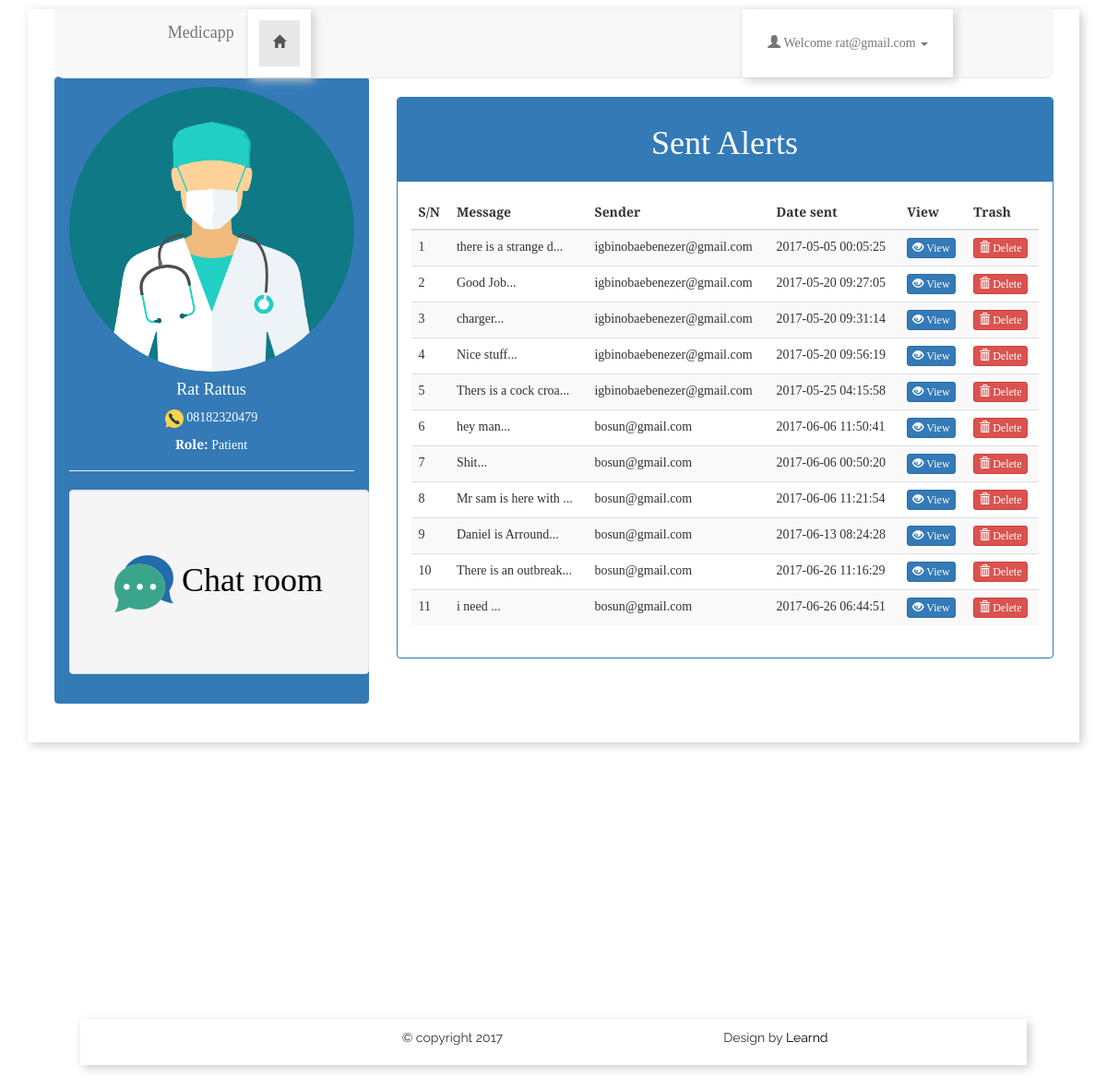
The page /doctor/view_alerts.php (signed in) on the database its author committed.
### tables this page shows
CREATE TABLE `user` (
  `id` int(11) NOT NULL,
  `first_name` text NOT NULL,
  `last_name` text NOT NULL,
  `Location` text NOT NULL,
  `role` text NOT NULL,
  `medical_id` varchar(1000) NOT NULL,
  `phone` varchar(100) NOT NULL,
  `email` text NOT NULL,
  `password` text NOT NULL,
  `alert` varchar(1000) NOT NULL
);

CREATE TABLE `alerts` (
  `id` int(11) NOT NULL,
  `message` text NOT NULL,
  `name_of_doctor` text NOT NULL,
  `alert_date` timestamp NOT NULL DEFAULT CURRENT_TIMESTAMP ON UPDATE CURRENT_TIMESTAMP
);

### doctor/view_alerts.php (the view, shortened to what this page needs)
<?php
$username = $_SESSION['username'];
  $select_from_db = "SELECT * FROM user where email = '$_SESSION[username]'";
   $sql_query = mysqli_query($connected , $select_from_db);
  while ($rows = mysqli_fetch_array($sql_query)) {
     $last_name = $rows['last_name'];
     $first_name = $rows['first_name'];
     $phone = $rows['phone'];
     $name = $first_name .'  '. $last_name;
}
if (isset($_SESSION['username']) && isset($_SESSION['role']) && isset($_SESSION['user_id'])) {
  $username = $_SESSION['username'];
}else{
  header('Location: ../login.php');
}
?>
<?php include "doctor_sidebar.php";  ?>
<section >
<div class="col-lg-8"  id="divz">
   <div class="panel panel-primary">
     <div class="panel-heading"> <h1 class="text-center ">Sent Alerts</h1></div>
     <div class="panel-body">
        <table class=" table table-striped table-responsive">
      <thead>
       <tr>
         <th>S/N</th>
         <th>Message</th>
         <th>Sender</th>
         <th>Date sent</th>
         <th>View</th>
         <th>Trash</th>
       </tr>
      </thead>
      <tbody>
       <?php
          $fetch_emergencies = "SELECT * FROM Alerts
          ";
          $sql_query = mysqli_query($connected , $fetch_emergencies);
          $serial_no_listing = 1;
           while ($rows = mysqli_fetch_array($sql_query)) {
            $alert = substr($rows['message'], 0,20);
            $sender = $rows['name_of_doctor'];
            $date = $rows['alert_date'];
            echo '
              <tr>
               <td>'.$serial_no_listing.'</td>
               <td>'. $alert.'...</td>
               <td>'.$sender.'</td>
               <td>'.$date.'</td>
               <td><a href="open_alerts.php?alert_id='.$rows['id'].'" class="btn btn-primary btn-xs"><span class="glyphicon glyphicon-eye-open"></span>&nbsp;View</a></td>
               <td><a href="view_alerts.php?del_id='.$rows['id'].'" class="btn btn-danger btn-xs"><span class="glyphicon glyphicon-trash"></span>&nbsp;Delete</a></td>
              </tr>
            ';
            $serial_no_listing++;
           }
       ?>
      </tbody>
    </table>
     </div>
   </div>
  </div>
</section>
</div>
</article>
</div>
<div style="height: 300px;"></div>
  <footer class="nav ">
    <section class="">
      <div class="row">
        <div class="col-md-4"></div>
        <div class="col-md-4">&copy copyright 2017</div>
        <div class="col-md-4">
          Design by  <a href=""> Learnd</a>
        </div>
      </div>
    </section>
  </footer>
</body>
</html>

### doctor/doctor_sidebar.php (shortened to what this page needs)
<!DOCTYPE html>
<html>
<head>
   <link rel="stylesheet" type="text/css" href="../css/bootstrap.min.css">
  <link rel="stylesheet" type="text/css" href="../css/style.css">
</head>
<body class="">
<div style="height: 50px;"></div>
<div id="overallcontent" style="">
 <header >
  <nav class="navbar navbar-default navbar-static-top" style="border-radius: 0 0 10px 10px;">
  <div class="container-fluid"  id="nav_header">
    <div class="navbar-header">
      <a class="navbar-brand" href="#" style="">Medicapp</a>
    </div>
    <div class="collapse navbar-collapse" id="bs-example-navbar-collapse-1">
      <ul class="nav navbar-nav">
       <li class="active">
         <a href="doctor_dashboard.php" ><span class="glyphicon glyphicon-home"></span></a>
        </li>
      </ul>
      <ul class="nav navbar-nav navbar-right">
       <li class="dropdown">
              <a href="#" class="dropdown-toggle" data-toggle="dropdown" style=""><span class="glyphicon glyphicon-user"></span>  Welcome <?php echo $username; ?> <b class="caret" style=""></b></a>
        </li>
      </ul>
    </div>
  </div>
</nav>
</header>
<article>
 <div class="row">
  <div class="col-lg-4 text-center"  id="" style="color: white;transform: translateY(-22px); border-radius: 0">
    <div class="panel panel-primary" style="" >
      <div class="panel-heading">
       <img src="../img/surgeon (1).png" class="img-circle"  width="100%" height=""><br>
        <h4><?php echo  $name ;   ?></h4>
        <img src="../img/mobile-phone.png" width="20px"> <?php  echo $phone;  ?><br>
        <h5><strong>Role: </strong> <?php echo $_SESSION['role']; ?> </h5>
             <hr class="page-heading">
        <a href="chat_room.php">
         <div class="well" id="chat_room"><h1 style="margin-top: 50px"><span id="chat"><img src="../img/chat.png"> <span >Chat room</span>  </h1></div></span>
        </a>
       </div>
  </div>
  </div>

### css/style.css (style rules this page uses)
body { font-family: 'Open Sans', sans-serif; margin: 0 auto; width: 80%; background-attachment: fixed; background-size: cover; }
#overallcontent { box-shadow: 3px 3px 10px#cbcbcb ; padding-top: 100px: }
article { margin: 0 auto; width: 80%; }
.navbar { border-radius: 0; }
header { width: 80%; margin: 0 auto; }
#nav_header { margin: 0 auto; width: 80%; }
footer { height: 50px; padding: 10px; box-shadow: 3px 3px 10px#cbcbcb ; margin: 0 auto; width: 90%; font-family: 'Raleway', sans-serif; }
footer a { color: black; }

### doctor/doctor_sidebar.php (style rules this page uses)
header { width: 95%; margin: 0 auto; }
ul { background-color: white; cursor: pointer; box-shadow: 3px 3px 10px#cbcbcb ; }
li { padding:12px; }
body { width: 95%; font-family: 'Josefin Slab', serif; margin: 0 auto; width: 95%; transform: translateY(-40px); }
article { margin: 0 auto; width: 95%; }
#chat_room { width: 325px; height: 200px; color: black; }
#chat { margin-top: 100px; transform: translateY(50px); }

### rows shown on the page
user: name "Rat Rattus", phone "08182320479"
alerts: message "there is a strange d", name_of_doctor "igbinobaebenezer@gmail.com", alert_date "2017-05-05 00:05:25"
alerts: message "Good Job", name_of_doctor "igbinobaebenezer@gmail.com", alert_date "2017-05-20 09:27:05"
alerts: message "charger", name_of_doctor "igbinobaebenezer@gmail.com", alert_date "2017-05-20 09:31:14"
alerts: message "Nice stuff", name_of_doctor "igbinobaebenezer@gmail.com", alert_date "2017-05-20 09:56:19"
alerts: message "Thers is a cock croa", name_of_doctor "igbinobaebenezer@gmail.com", alert_date "2017-05-25 04:15:58"
alerts: message "hey man", name_of_doctor "bosun@gmail.com", alert_date "2017-06-06 11:50:41"
alerts: message "Shit", name_of_doctor "bosun@gmail.com", alert_date "2017-06-06 00:50:20"
alerts: message "Mr sam is here with", name_of_doctor "bosun@gmail.com", alert_date "2017-06-06 11:21:54"
alerts: message "Daniel is Arround", name_of_doctor "bosun@gmail.com", alert_date "2017-06-13 08:24:28"
alerts: message "There is an outbreak", name_of_doctor "bosun@gmail.com", alert_date "2017-06-26 11:16:29"
alerts: message "i need", name_of_doctor "bosun@gmail.com", alert_date "2017-06-26 06:44:51"

### other values the page prints
$username "rat@gmail.com"
$_SESSION['role'] "Patient"
